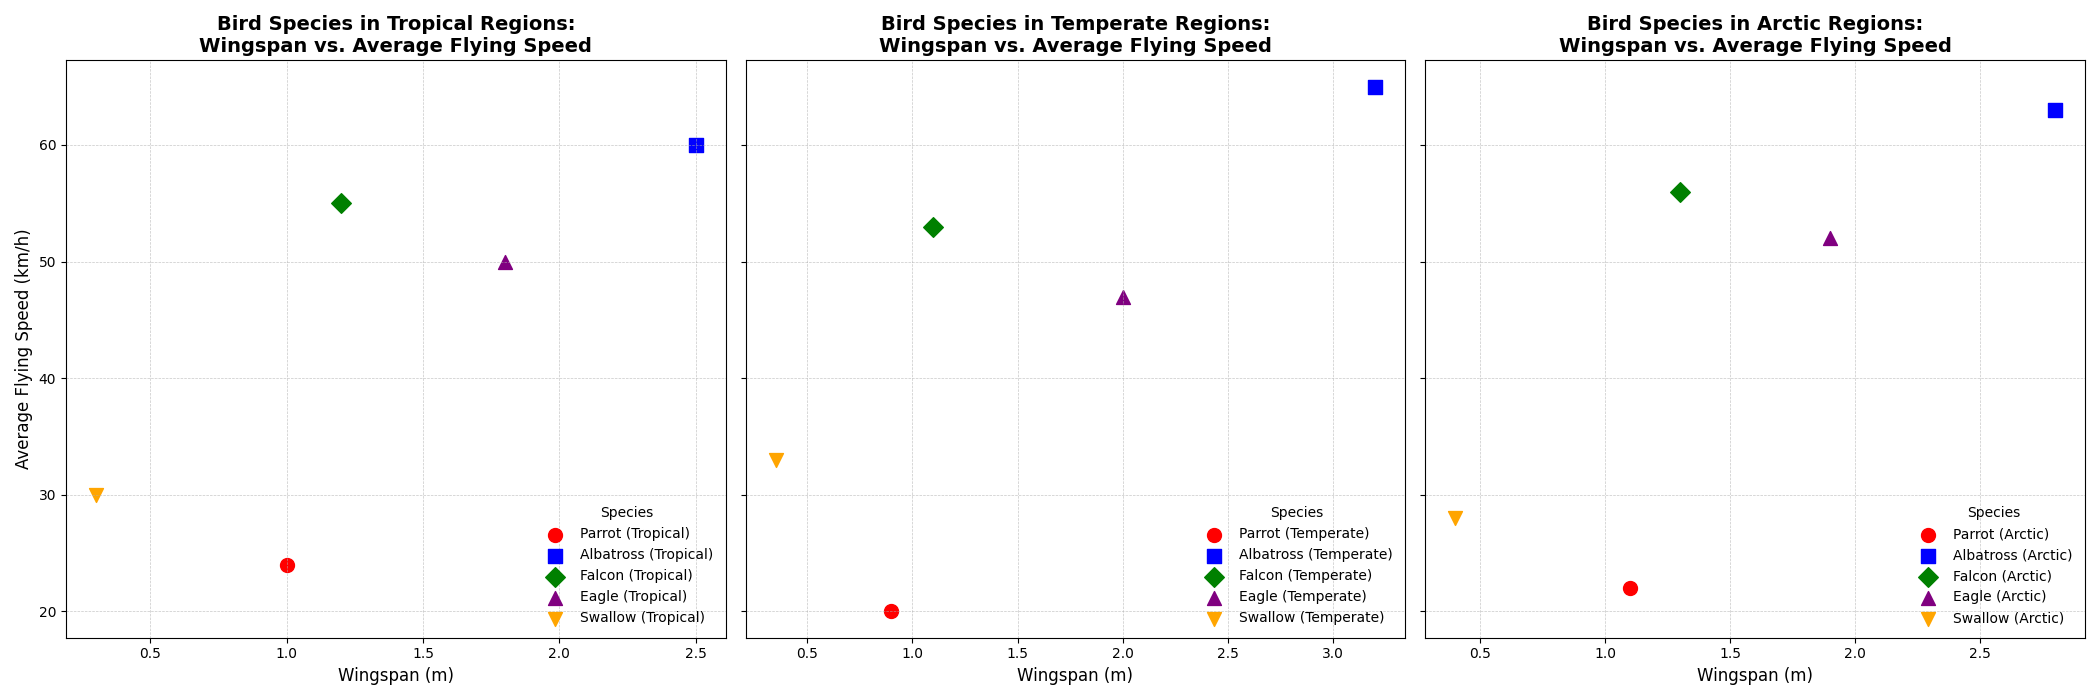

Write the Python code that produced this figure.
import matplotlib.pyplot as plt
import numpy as np

# Define bird species data
species = ['Parrot', 'Albatross', 'Falcon', 'Eagle', 'Swallow']
regions = ['Tropical', 'Temperate', 'Arctic']  # Added new region

# Bird data for three regions
wing_spans_tropical = [1.0, 2.5, 1.2, 1.8, 0.3]
wing_spans_temperate = [0.9, 3.2, 1.1, 2.0, 0.35]
wing_spans_arctic = [1.1, 2.8, 1.3, 1.9, 0.4]  # New data for Arctic region

flying_speeds_tropical = [24, 60, 55, 50, 30]
flying_speeds_temperate = [20, 65, 53, 47, 33]
flying_speeds_arctic = [22, 63, 56, 52, 28]  # New data for Arctic region

# Define colors and markers for species
colors = ['red', 'blue', 'green', 'purple', 'orange']
markers = ['o', 's', 'D', '^', 'v']

# Create the figure and multiple subplots
fig, axs = plt.subplots(1, 3, figsize=(21, 7), sharey=True)  # Added a new subplot

# Scatter plot for Tropical region
axi = axs[0]
for i, sp in enumerate(species):
    axi.scatter(wing_spans_tropical[i], flying_speeds_tropical[i], 
                color=colors[i], label=f'{sp} (Tropical)', s=100, marker=markers[i])

axi.set_title('Bird Species in Tropical Regions:\nWingspan vs. Average Flying Speed', fontsize=14, fontweight='bold')
axi.set_xlabel('Wingspan (m)', fontsize=12)
axi.set_ylabel('Average Flying Speed (km/h)', fontsize=12)
axi.legend(title='Species', loc='lower right', fontsize=10, frameon=False)
axi.grid(True, linestyle='--', linewidth=0.5, alpha=0.7)

# Scatter plot for Temperate region
axj = axs[1]
for i, sp in enumerate(species):
    axj.scatter(wing_spans_temperate[i], flying_speeds_temperate[i], 
                color=colors[i], label=f'{sp} (Temperate)', s=100, marker=markers[i])

axj.set_title('Bird Species in Temperate Regions:\nWingspan vs. Average Flying Speed', fontsize=14, fontweight='bold')
axj.set_xlabel('Wingspan (m)', fontsize=12)
axj.legend(title='Species', loc='lower right', fontsize=10, frameon=False)
axj.grid(True, linestyle='--', linewidth=0.5, alpha=0.7)

# Scatter plot for Arctic region
axk = axs[2]
for i, sp in enumerate(species):
    axk.scatter(wing_spans_arctic[i], flying_speeds_arctic[i], 
                color=colors[i], label=f'{sp} (Arctic)', s=100, marker=markers[i])

axk.set_title('Bird Species in Arctic Regions:\nWingspan vs. Average Flying Speed', fontsize=14, fontweight='bold')
axk.set_xlabel('Wingspan (m)', fontsize=12)
axk.legend(title='Species', loc='lower right', fontsize=10, frameon=False)
axk.grid(True, linestyle='--', linewidth=0.5, alpha=0.7)

# Adjust layout
plt.tight_layout()

# Show plots
plt.show()
